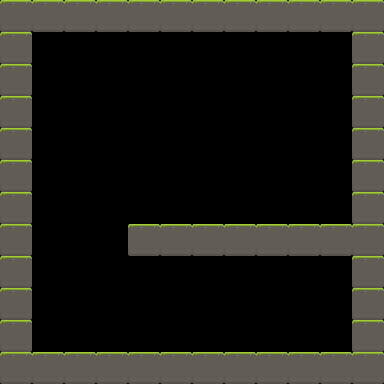

A 2D game scene composited from a Tiled map and its tileset images. What follows is a short description and the map's XML, with every tile layer's data as written:
An orthogonal 12x12 tile map with 32x32 px tiles, 1 tile layer (tiles) and 3 objects.

<map version="1.10" tiledversion="1.11.2" orientation="orthogonal" renderorder="right-down" width="12" height="12" tilewidth="32" tileheight="32" infinite="0" nextlayerid="4" nextobjectid="34">
 <editorsettings>
  <export format="lua" />
 </editorsettings>
 <tileset firstgid="1" name="tiles" tilewidth="32" tileheight="32" tilecount="4" columns="4">
  <image source="../sprites/tiles.png" width="128" height="32" />
 </tileset>
 <layer id="1" name="tiles" width="12" height="12">
  <properties>
   <property name="collidable" type="bool" value="true" />
   <property name="friction" type="float" value="1" />
  </properties>
  <data encoding="csv">
1,1,1,1,1,1,1,1,1,1,1,1,
1,0,0,0,0,0,0,0,0,0,0,1,
1,0,0,0,0,0,0,0,0,0,0,1,
1,0,0,0,0,0,0,0,0,0,0,1,
1,0,0,0,0,0,0,0,0,0,0,1,
1,0,0,0,0,0,0,0,0,0,0,1,
1,0,0,0,0,0,0,0,0,0,0,1,
1,0,0,0,1,1,1,1,1,1,1,1,
1,0,0,0,0,0,0,0,0,0,0,1,
1,0,0,0,0,0,0,0,0,0,0,1,
1,0,0,0,0,0,0,0,0,0,0,1,
1,1,1,1,1,1,1,1,1,1,1,1
</data>
 </layer>
 <objectgroup id="2" name="collectables">
  <properties>
   <property name="collectable" type="bool" value="true" />
  </properties>
  <object id="24" x="177.549" y="311.377">
   <point />
  </object>
  <object id="25" x="310.21" y="307.733">
   <point />
  </object>
 </objectgroup>
 <objectgroup id="3" name="player_spawn">
  <object id="33" x="53.6336" y="331.948">
   <point />
  </object>
 </objectgroup>
</map>
